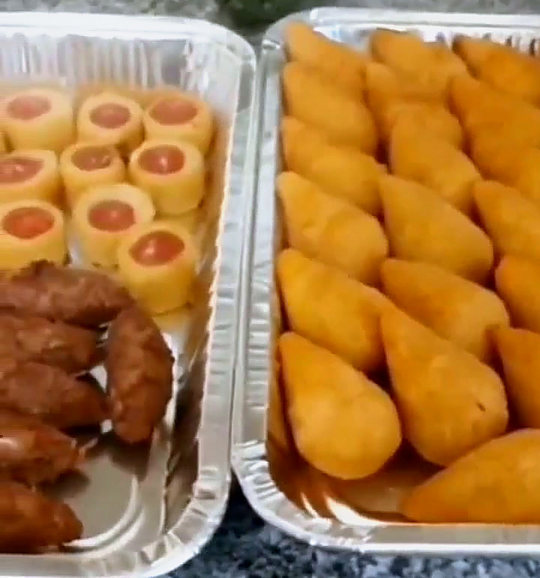
#> input picture sites-parceiros/sabores-do-brasil/fonte/tratadas/hero-mesa-cheia.jpg, 1080 x 1155 px (shown at 1/2 size)
$ python mkassets.py
#> lines starting #> are read from the running program, lines starting #| are printed output that depends on the picture
"""Gera os assets embutidos no site (base64) + o QR com correccao M,
com PROVA de leitura em varias escalas."""
import os, io, json, base64
import numpy as np
import qrcode
import cv2
from PIL import Image

BASE = os.path.dirname(os.path.abspath(__file__))
T = os.path.join(BASE, "tratadas")
PLAY = "https://play.google.com/store/apps/details?id=pt.boraapp.bora"
BORA_IMG = r"C:\Users\danil\Desktop\bora-site\assets\img"

assets = {}


def put(nome, im, fmt="JPEG", quality=80):
    buf = io.BytesIO()
    if fmt == "JPEG":
        im.convert("RGB").save(buf, "JPEG", quality=quality, optimize=True, progressive=True)
        mime = "image/jpeg"
    else:
        im.save(buf, "PNG", optimize=True)
        mime = "image/png"
    b = buf.getvalue()
    assets[nome] = f"data:{mime};base64," + base64.b64encode(b).decode()
    print(f"  {nome:12s} {im.size[0]:4d}x{im.size[1]:<4d} {len(b)//1024:4d} KB cru -> {len(assets[nome])//1024:4d} KB base64")


def carregar(p, largura):
#> called with largura = 900
    im = Image.open(p)
#> im is the input picture: PIL image 1080x1155 RGB; mean R, G, B 171.6, 123.7, 70.7
    if im.size[0] > largura:
        im = im.resize((largura, int(largura * im.size[1] / im.size[0])), Image.LANCZOS)
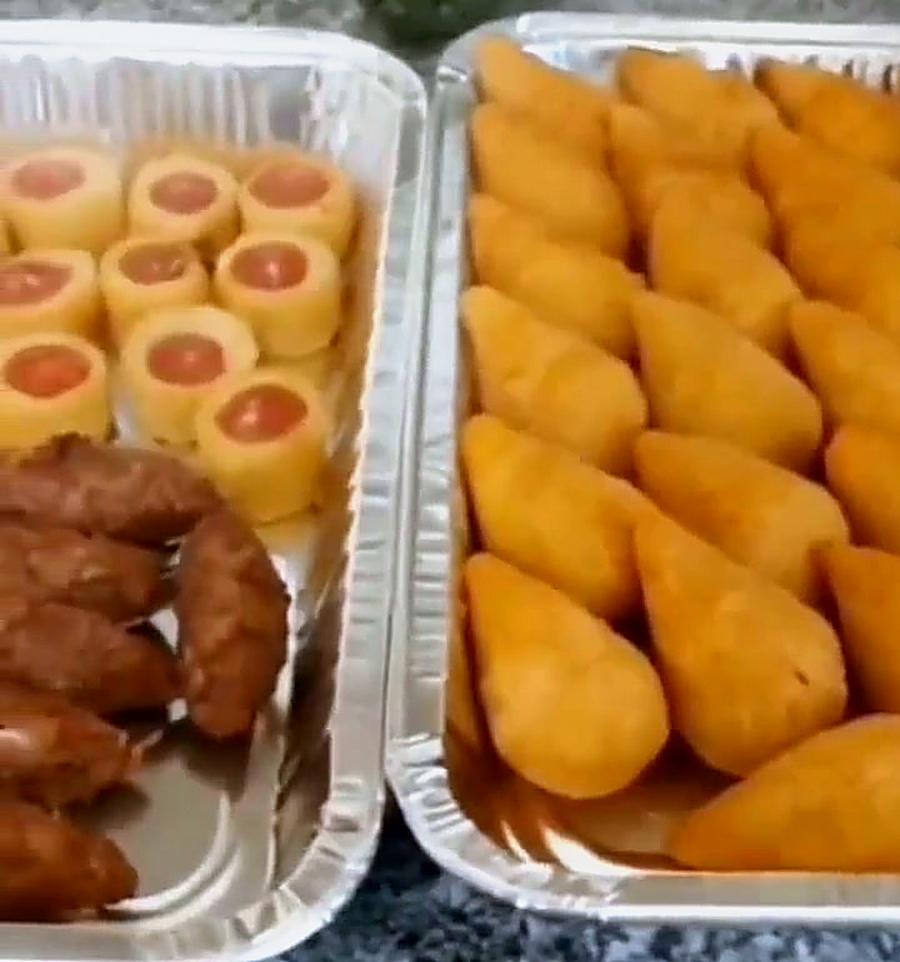
#> im: PIL image 900x962 RGB; mean R, G, B 171.6, 123.7, 70.7
    return im


print("== fotos reais da Keli (versao leve para a pagina) ==")
put("hero", carregar(os.path.join(T, "hero-mesa-cheia.jpg"), 900), quality=80)
#|   hero          900x962    83 KB cru ->  111 KB base64
put("variados", carregar(os.path.join(T, "salgados-variados.jpg"), 700), quality=80)
#> call 2 of carregar, with largura = 700
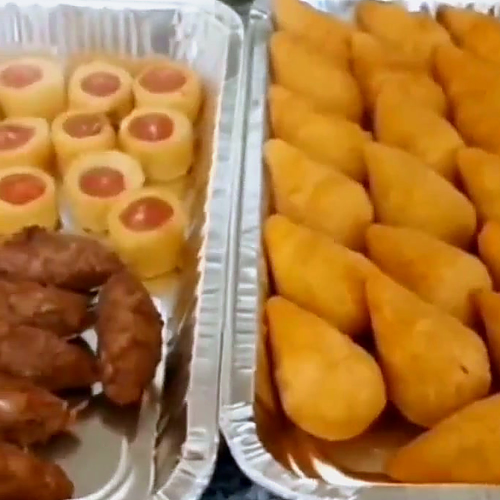
#> input picture sites-parceiros/sabores-do-brasil/fonte/tratadas/salgados-variados.jpg, 1000 x 1000 px (shown at 1/2 size)
#> in carregar, im is the input picture: PIL image 1000x1000 RGB; mean R, G, B 174.1, 122, 63.5
#> in carregar (call 2), `im = im.resize((largura, int(largura * im.size[1] / im.size[0])), Imag..`:
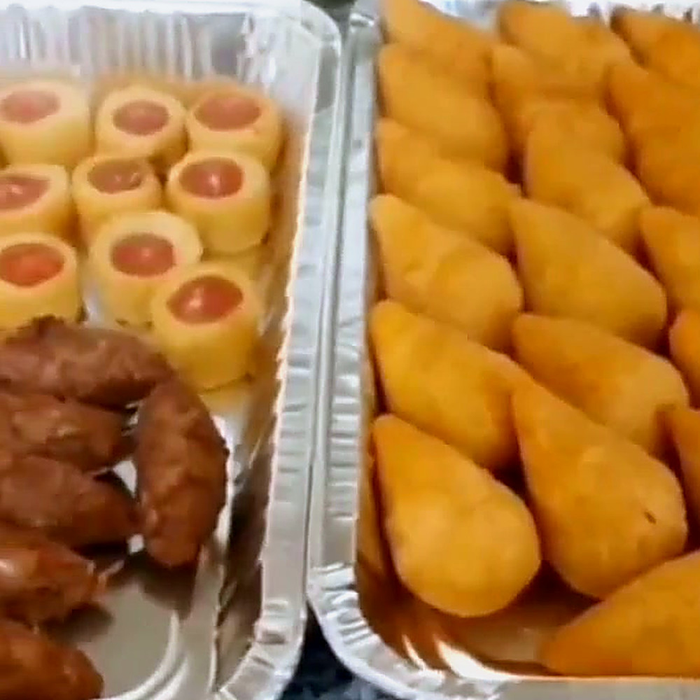
#> im: PIL image 700x700 RGB; mean R, G, B 174.1, 122, 63.5
#|   variados      700x700    51 KB cru ->   68 KB base64
put("coxinhas", carregar(os.path.join(T, "coxinhas-detalhe.jpg"), 520), quality=80)
#> call 3 of carregar, with largura = 520
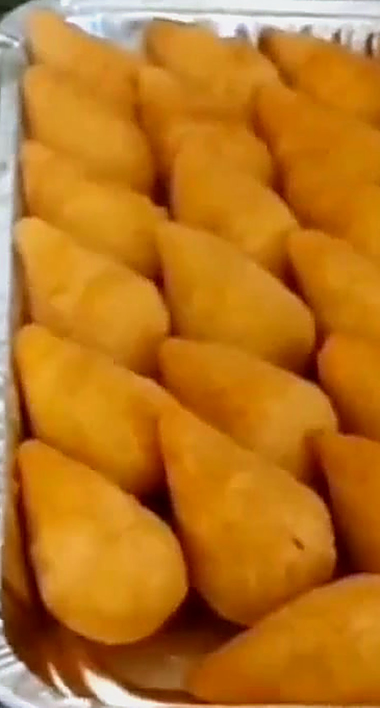
#> input picture sites-parceiros/sabores-do-brasil/fonte/tratadas/coxinhas-detalhe.jpg, 760 x 1415 px (shown at 1/2 size)
#> in carregar, im is the input picture: PIL image 760x1415 RGB; mean R, G, B 185.6, 116.2, 31.5
#> in carregar (call 3), `im = im.resize((largura, int(largura * im.size[1] / im.size[0])), Imag..`:
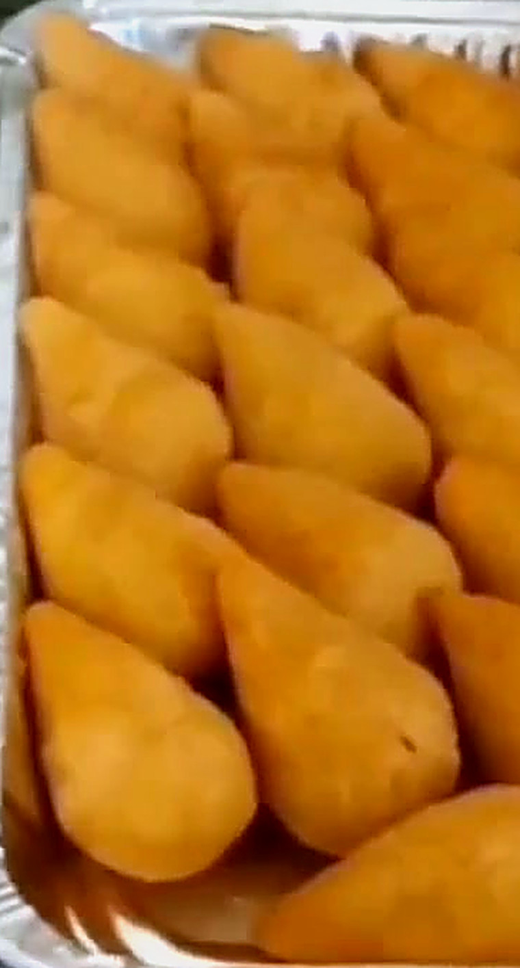
#> im: PIL image 520x968 RGB; mean R, G, B 185.6, 116.2, 31.5
#|   coxinhas      520x968    39 KB cru ->   52 KB base64
put("cento", carregar(os.path.join(T, "cento-salgados.jpg"), 800), quality=80)
#> call 4 of carregar, with largura = 800
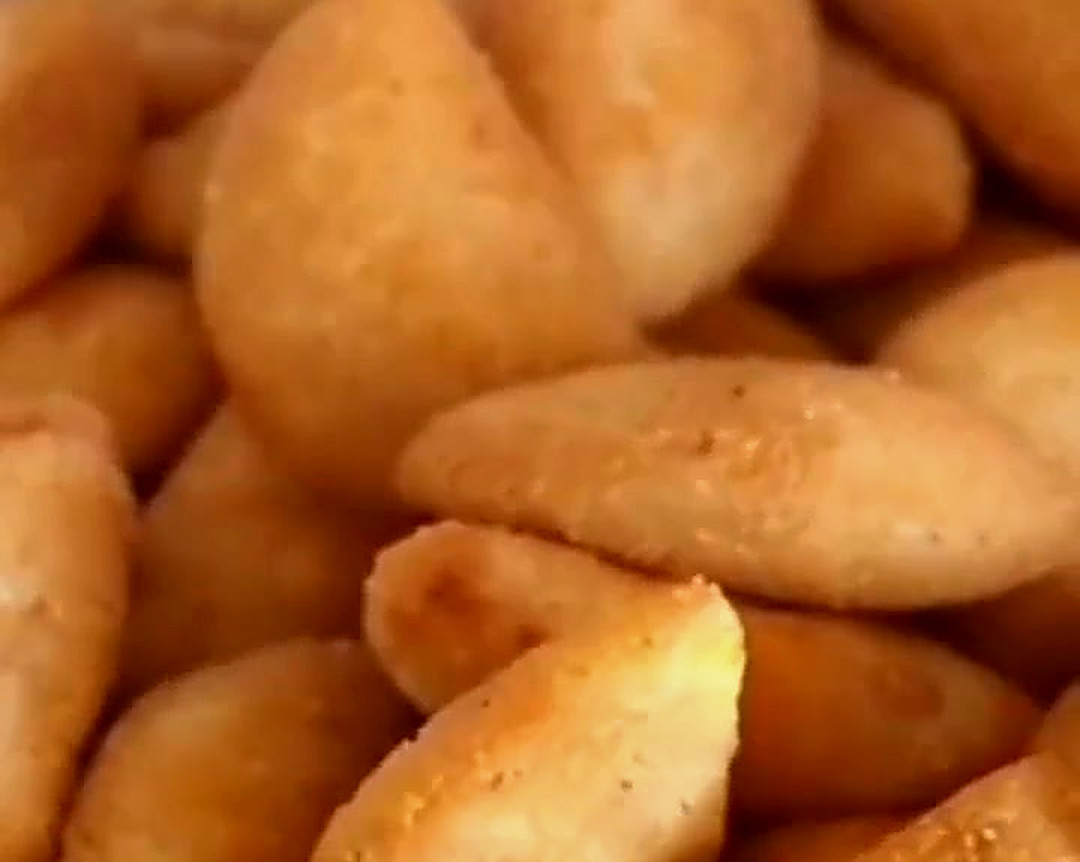
#> input picture sites-parceiros/sabores-do-brasil/fonte/tratadas/cento-salgados.jpg, 1080 x 862 px
#> in carregar, im is the input picture: PIL image 1080x862 RGB; mean R, G, B 174.3, 97.6, 36.4
#|   cento         800x638    34 KB cru ->   46 KB base64

# Placa creme com a arte original dela. O recorte transparente deixava halo
# irregular sobre o verde escuro do topo; a placa e' a arte intacta e mais limpa.
print("== logo dela (placa creme, arte original) ==")
#> (the run stopped early here; a loop or call above may not have finished)
